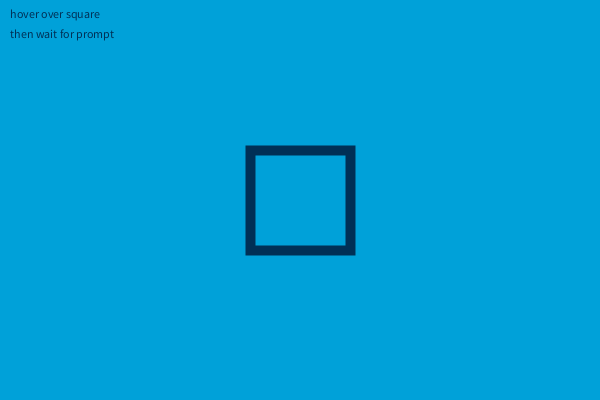
Frame 1 (no input)
Frame 60 (the mouse pressed at the canvas centre just before this capture): identical to frame 1, image omitted
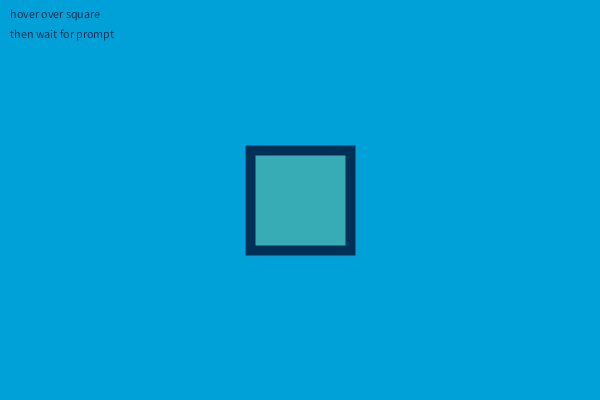
Frame 120 (the mouse held since frame 60 and released just before this capture)

The Processing sketch that drew these frames (run headless with seeded random() and noise(); from frame 60 on, the mouse is pressed at the canvas centre):

// Processing sketch: processing_89255
// ── processing_89255.pde

/*
 *  Title: P07_02_HoveringAndClicking
 *  By:    Barton Poulson (artbybart.org)
 *  Date:  13 February 2013
 *
 *  Assignment: 
 *    Create a sketch that responds to (a) mouse hovering by changing
 *    some behavior when the mouse is over a designated object; and
 *    (b) mouse clicking by changing some behavior when the object
 *    over which the mouse is hovering is clicked.
 *
 *  Notes:
 *    This palette is "Bahamas" by learnedt15
 *    See https://kuler.adobe.com/#themeID/2238023
 */

color[] palette = {#003056, #04518C, #00A1D9, #47D9BF, #F2D03B};
int fa = 0;  // Flash alpha
int s = 100; // Square size
int sa = 0;  // Square alpha

void setup() {
  size(600, 400);
  smooth();
  cursor(CROSS);
  rectMode(CENTER);
  strokeWeight(10);
}

void draw() {
  background(palette[2]);
  
  // Instructions
  textAlign(LEFT, BOTTOM);
  fill(palette[0]);
  text("hover over square", 10, 20);
  text("then wait for prompt", 10, 40);
  
  // Flash of yellow over sketch
  noStroke();
  fill(palette[4], fa);
  fa -= 5;
  fa = constrain(fa, 0, 255);
  rect(width/2, height/2, width, height);
  
  // Square in middle
  stroke(palette[0]);
  fill(palette[4], sa);
  rect(width/2, height/2, s, s);
  
  /* Note: I'm using a square for the hovering and clicking,
   * so I need to use four conditions to identify the position
   * of the mouse, with one on each border of the square. If I
   * were using a circle, it would be easier:
   *   if (dist(circleX, circleY, mouseX, mouseY) < radius)
   * where circleX and circleY are the variables that placed the
   * center of the circle and radius is a varible that gives the
   * radius of the circle.
   */
  
  // Checks if mouse is hovering over square
  if ((mouseX > width/2  - s/2) &&
      (mouseX < width/2  + s/2) &&
      (mouseY > height/2 - s/2) &&
      (mouseY < height/2 + s/2)) {
        
    // If so, increase alpha for square (within constraints)
    sa++;
    sa = constrain(sa, 0, 255);
     
    // Once alpha maxes, show prompt
    if (sa == 255) {
      fill(palette[2]);
      textAlign(CENTER, CENTER);
      text("click", width/2, height/2);
       
      // If mouse is clicked, trigger flash
      if (mousePressed) {
        fa = 255;
       }
     }
  } else {
    
    // If mouse leaves square, decrease square alpha
    sa--;
    sa = constrain(sa, 0, 255);
  }
}
